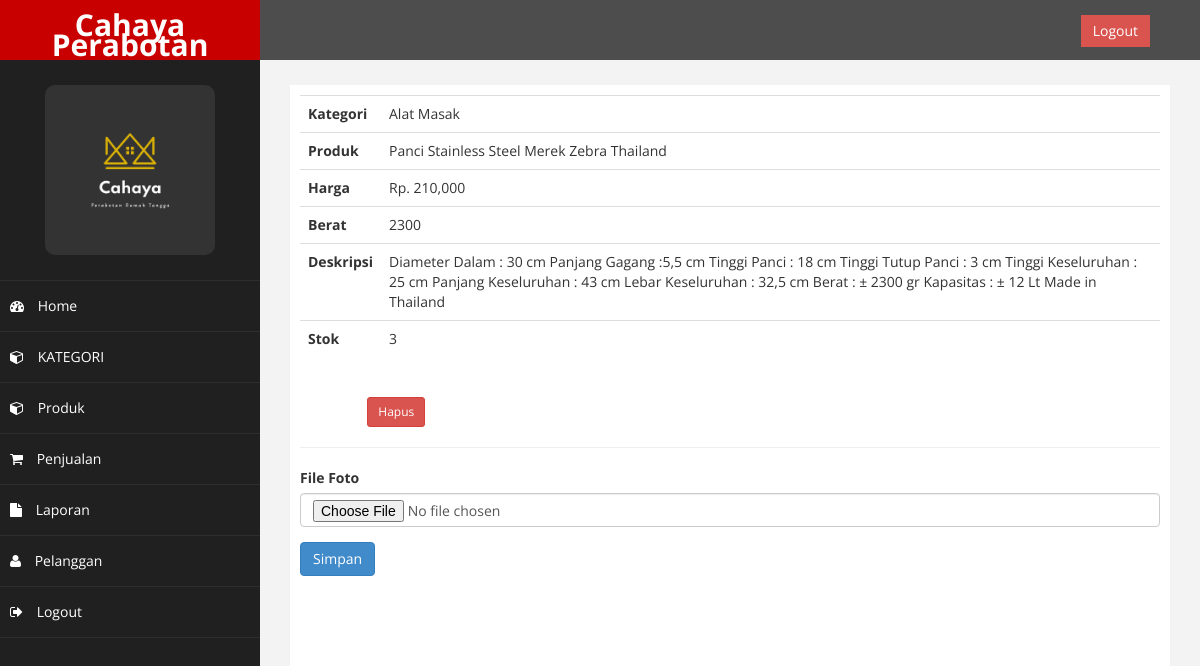
The app's page /admin/index.php?halaman=detailproduk&id=1 with its own data.
### tables this page shows
CREATE TABLE `produk` (
  `id_produk` int(11) NOT NULL,
  `id_kategori` int(5) NOT NULL,
  `nama_produk` varchar(100) NOT NULL,
  `harga_produk` int(11) NOT NULL,
  `berat_produk` int(11) NOT NULL,
  `foto_produk` varchar(100) NOT NULL,
  `deskripsi_produk` text NOT NULL,
  `stok_produk` int(5) NOT NULL
);

CREATE TABLE `kategori` (
  `id_kategori` int(5) NOT NULL,
  `nama_kategori` varchar(100) NOT NULL
);

CREATE TABLE `produk_foto` (
  `id_produk_foto` int(11) NOT NULL,
  `id_produk` int(11) NOT NULL,
  `nama_produk_foto` varchar(255) NOT NULL
);

### admin/detailproduk.php (the view, shortened to what this page needs)
<?php
include '../koneksi.php';
$id_produk = $_GET["id"];
$ambil = $koneksi->query("SELECT * FROM produk LEFT JOIN kategori ON produk.id_kategori=kategori.id_kategori WHERE id_produk='$id_produk'");
$detailproduk = $ambil->fetch_assoc();
$fotoproduk = array();
$ambilfoto = $koneksi->query("SELECT * FROM produk_foto WHERE id_produk='$id_produk'");
while($tiap = $ambilfoto->fetch_assoc()) {
    $fotoproduk[] = $tiap;
}
?>
<table class="table">
    <tr>
        <th>Kategori</th>
        <td><?php echo $detailproduk["nama_kategori"]; ?></td>
    </tr>
    <tr>
        <th>Produk</th>
        <td><?php echo $detailproduk["nama_produk"]; ?></td>
    </tr>
    <tr>
        <th>Harga</th>
        <td>Rp. <?php echo number_format($detailproduk["harga_produk"]); ?></td>
    </tr>
    <tr>
        <th>Berat</th>
        <td><?php echo $detailproduk["berat_produk"]; ?></td>
    </tr>
    <tr>
        <th>Deskripsi</th>
        <td><?php echo $detailproduk["deskripsi_produk"]; ?></td>
    </tr>
    <tr>
        <th>Stok</th>
        <td><?php echo $detailproduk["stok_produk"]; ?></td>
    </tr>
</table>
<div class="row">
    <?php foreach ($fotoproduk as $key => $value): ?>
    <div class="col-md-3 text-center">
        <img src="../foto_produk/<?php echo $value["nama_produk_foto"] ?>" alt="" class="img-responsive"><br>
        <a href="index.php?halaman=hapusfotoproduk&idfoto=<?php echo $value["id_produk_foto"] ?>&idproduk=<?php echo $id_produk ?>" class="btn btn-danger btn-sm">Hapus</a>
    </div>
    <?php endforeach ?>
</div>
<hr>
<form method="post" enctype="multipart/form-data">
    <div class="form-group">
        <label>File Foto</label>
        <input type="file" name="fotomu" class="form-control">
    </div>
    <button class="btn btn-primary" name="simpan" value="simpan">Simpan</button>
</form>

### admin/assets/css/custom.css (style rules this page uses)
body { font-family: 'Open Sans', sans-serif; }
.text-center { text-align:center; }

### records on screen
produk: id_kategori.nama_kategori "Alat Masak", nama_produk "Panci Stainless Steel Merek Zebra Thailand", harga_produk "210,000", berat_produk "2300", deskripsi_produk "Diameter Dalam : 30 cm Panjang Gagang :5,5 cm Tinggi Panci : 18 cm Tinggi Tutup Panci : 3 cm Tinggi Keseluruhan : 25 cm Panjang Keseluruhan : 43 cm Lebar Keseluruhan : 32,5 cm Berat : ± 2300 gr Kapasitas : ± 12 Lt Made in Thailand", stok_produk "3"
